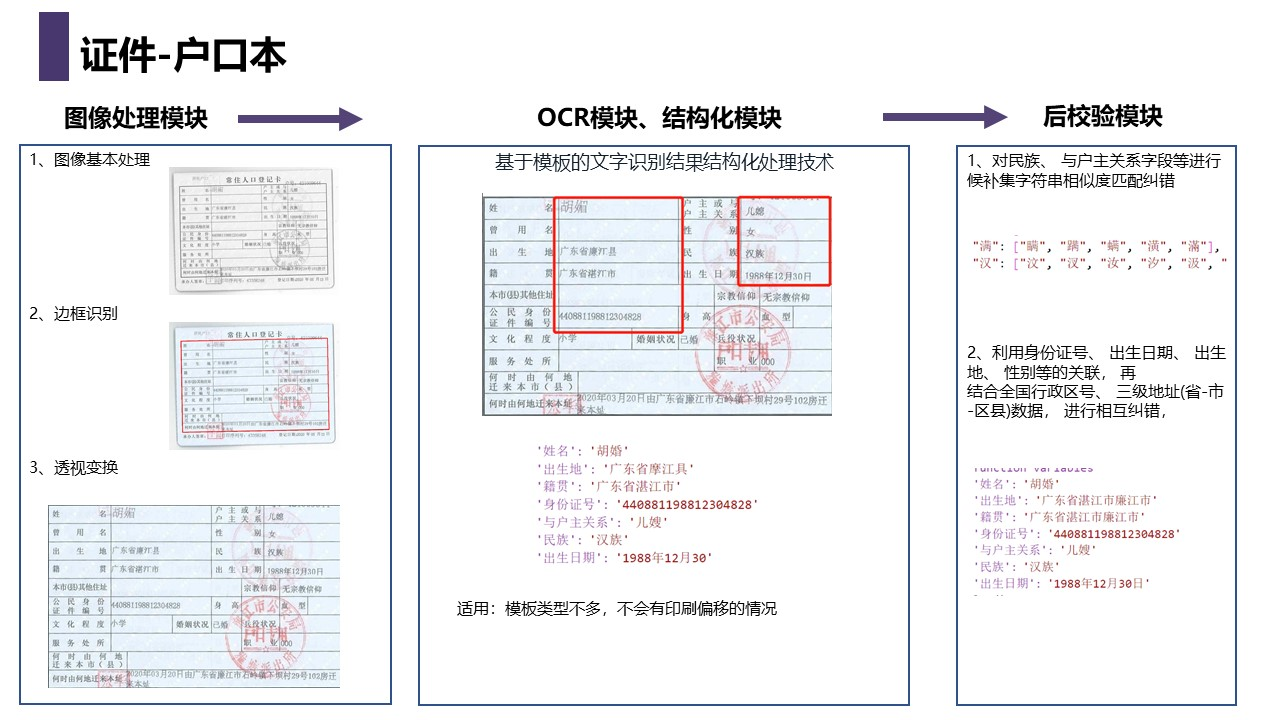
#> input picture img/幻灯片1.JPG, 1280 x 720 px
$ python -i utils.py   (imports and definitions only)   (older library calls are emulated)
#> lines starting #> are read from the running program, lines starting #| are printed output that depends on the picture; after the words box and inside, x2 and y2 are one past the last pixel; in counts of white or black regions, pixels touching at a corner belong together
#> further down, picture is the input picture: shape (720, 1280, 3); mean B, G, R 242.1, 240.2, 239.7
import pyzbar.pyzbar as pyzbar
import requests
import json
import cv2
import base64
import numpy as np
from data_correction.fix_birthday import fix_birthday
from data_correction.fix_birthplace import fix_birthplace
from data_correction.fix_idnum import fix_idnum


# [81 lines left out: functions cv_show, request_ocr, find_qr_location, parse_qr, not called in this run]

def order_points(pts):
    # 一共4个坐标点
    rect = np.zeros((4, 2), dtype = "float32")

    # 按顺序找到对应坐标0123分别是 左上，右上，右下，左下
    # 计算左上，右下
    s = pts.sum(axis = 1)
    rect[0] = pts[np.argmin(s)]
    rect[2] = pts[np.argmax(s)]

    # 计算右上和左下
    diff = np.diff(pts, axis = 1)
    rect[1] = pts[np.argmin(diff)]
    rect[3] = pts[np.argmax(diff)]

    return rect

def four_point_transform(img, pts):
    # 获取输入坐标点
    rect = order_points(pts)
    (tl, tr, br, bl) = rect

    # [10 lines of commented-out code are left out]
    dst = np.array([
        [0, 0],
        [800, 0],
        [800, 500],
        [0, 500]], dtype = "float32")

    # 计算变换矩阵
    M = cv2.getPerspectiveTransform(rect, dst)
    warped = cv2.warpPerspective(img, M, (800, 500))

    # 返回变换后结果
    return warped

def identify_outer_borders(img):
    # 灰度
    gray = cv2.cvtColor(img, cv2.COLOR_BGR2GRAY)
    # cv_show('gray', gray)

    # 二值
    binary = cv2.threshold(gray, 200, 255, cv2.THRESH_BINARY_INV)[1]
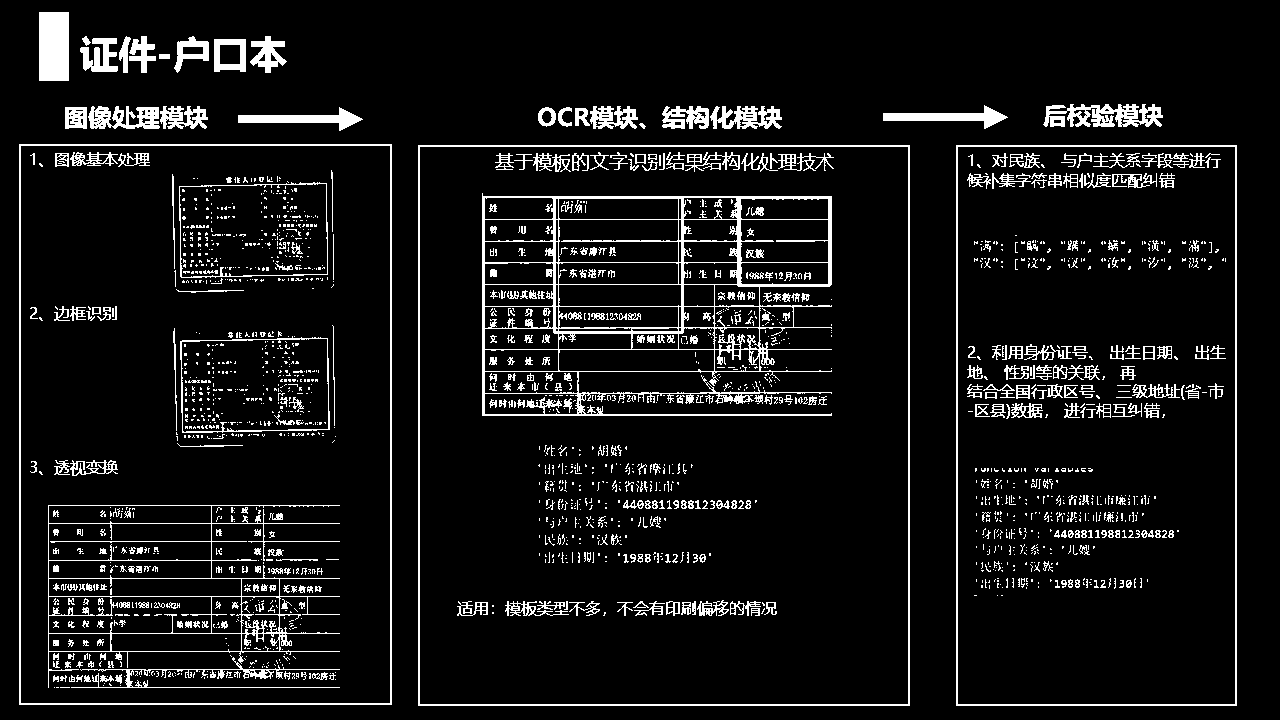
#> binary: shape (720, 1280); 8% white in thin lines or dots
    # cv_show('binary', binary)

    rows, cols = binary.shape
    scale = 44
    # 识别横线
    kernel = cv2.getStructuringElement(cv2.MORPH_RECT, (cols//scale, 1))
    eroded = cv2.erode(binary, kernel, iterations=1)
#> eroded: shape (720, 1280); 1.5% white in thin lines or dots, all inside (x1, y1, x2, y2) = (33, 12, 1223, 706)
    #cv2.imshow("Eroded Image",eroded)
    dilatedcol = cv2.dilate(eroded, kernel, iterations=1)
#> dilatedcol: shape (720, 1280); 2.1% white; 60 white regions, largest, box (x1, y1, x2, y2) and area: (39, 12, 69, 81) 2070, (418, 145, 910, 147) 984, (418, 704, 910, 706) 984
    # cv_show("表格横线展示：", dilatedcol)

    # 识别竖线
    scale = 44
    kernel = cv2.getStructuringElement(cv2.MORPH_RECT,(1,rows//scale))
    eroded = cv2.erode(binary,kernel,iterations = 1)
#> eroded: shape (720, 1280); 1.4% white; 122 white regions (61 under 20 px), largest, box (x1, y1, x2, y2) and area: (39, 20, 69, 74) 1620, (19, 152, 21, 698) 1092, (390, 152, 392, 698) 1092
    dilatedrow = cv2.dilate(eroded,kernel,iterations = 1)
#> dilatedrow: shape (720, 1280); 1.9% white; 117 white regions (23 under 20 px), largest, box (x1, y1, x2, y2) and area: (39, 13, 69, 82) 2070, (19, 145, 21, 706) 1122, (390, 145, 392, 706) 1122
    # cv_show("表格竖线展示：", dilatedrow)

    # 标识交点
    bitwiseAnd = cv2.bitwise_and(dilatedcol,dilatedrow)
#> bitwiseAnd: shape (720, 1280); 0.3% white; 145 white regions (133 under 20 px), largest, box (x1, y1, x2, y2) and area: (39, 13, 69, 81) 2040, (984, 113, 993, 121) 72, (339, 115, 348, 123) 72
    # cv_show("表格交点展示：",bitwiseAnd)

    # 标识表格
    merge = cv2.add(dilatedcol,dilatedrow)
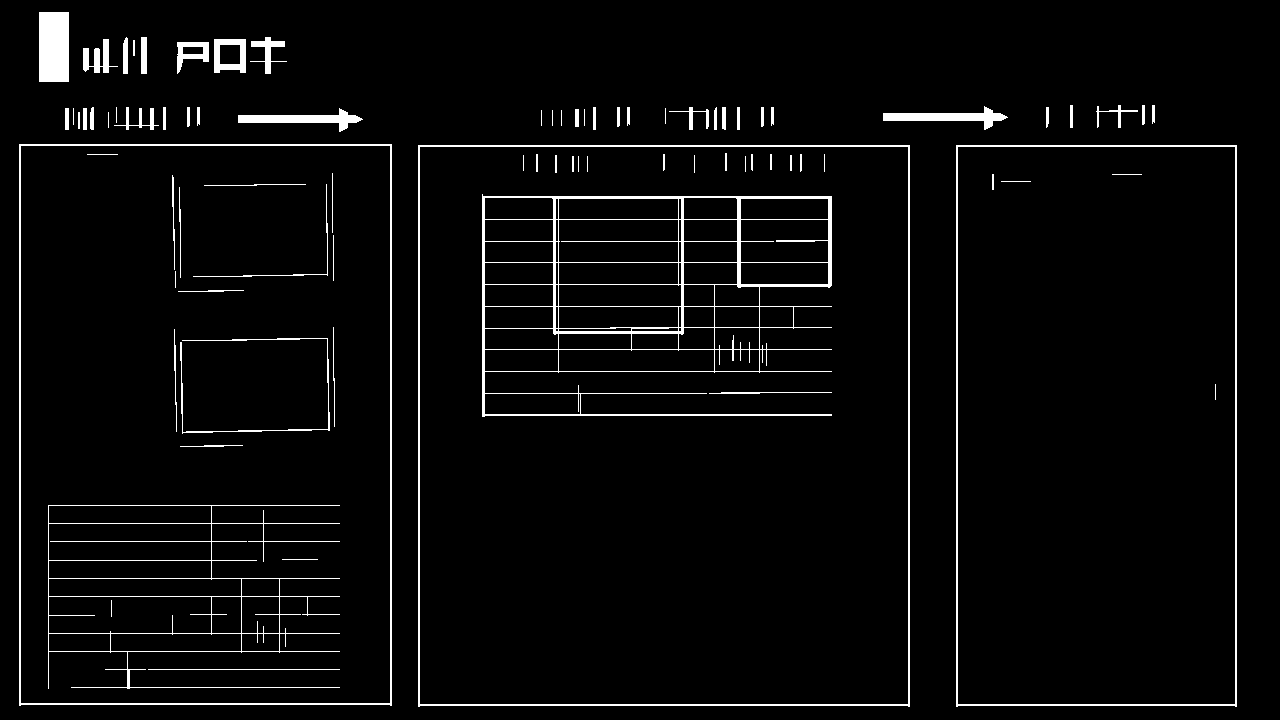
#> merge: shape (720, 1280); 3.7% white; 82 white regions (17 under 20 px)
    # cv_show("表格整体展示：",merge)

    # #两张图片进行减法运算，去掉表格框线
    # merge2 = cv2.subtract(binary,merge)
    # cv_show("图片去掉表格框线展示：",merge2)

    # 寻找轮廓
    _, cnts, hierarchy =  cv2.findContours(merge.copy(), cv2.RETR_LIST, cv2.CHAIN_APPROX_SIMPLE)
#> cnts = 145 contours, 42 with area under 20; largest, box (x1, y1, x2, y2) and area: (418, 145, 910, 707) 274963, (419, 146, 909, 705) 272860, (19, 144, 392, 706) 208323, (20, 145, 391, 704) 206458, (956, 145, 1237, 707) 156803
    edges =  cv2.drawContours(img.copy(), cnts, -1, (0,255,0), 1)
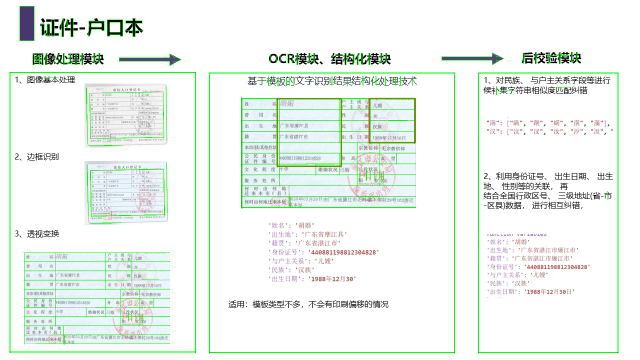
#> edges: shape (720, 1280, 3) (shown at 1/2 size); mean B, G, R 238.2, 244.4, 236.4
    # cv_show('edges', edges)

    # 定位外轮廓
    cnts = sorted(cnts, key=cv2.contourArea, reverse=True)[:10]
#> cnts = 10 contours; largest, box (x1, y1, x2, y2) and area: (418, 145, 910, 707) 274963, (419, 146, 909, 705) 272860, (19, 144, 392, 706) 208323, (20, 145, 391, 704) 206458, (956, 145, 1237, 707) 156803
    for c in cnts:
        # 计算轮廓近似
        peri = cv2.arcLength(c, True)
        # C表示输入的点集
        # epsilon表示从原始轮廓到近似轮廓的最大距离，它是一个准确度参数
        # True表示封闭的
        approx = cv2.approxPolyDP(c, 0.02 * peri, True)
        # 4个点的时候就拿出来
        if len(approx) == 4:
            if sum(approx[0].flatten()) < 20:
                continue
            screenCnt = approx
            break
#> this loop made 1 pass
#> (peri, screenCnt) on pass 1: (2104.8, [[418, 145], [418, 706], [909, 706], [909, 145]])

    edge = cv2.drawContours(img.copy(), [screenCnt], -1, (0, 0, 255), 2)
    # cv_show('edge', edge)

    warped = four_point_transform(img, screenCnt.squeeze())  # 关键一步
#> in order_points, `s = pts.sum(axis = 1)`: s = [563, 1124, 1615, 1054]
#> in order_points, `diff = np.diff(pts, axis = 1)`: diff = [-273, 288, -203, -764]
#> in four_point_transform, `rect = order_points(pts)`: rect = [[418, 145], [909, 145], [909, 706], [418, 706]]
#> in four_point_transform, `(tl, tr, br, bl) = rect`: tl = [418, 145]; tr = [909, 145]; br = [909, 706]; bl = [418, 706]
#> in four_point_transform, `M = cv2.getPerspectiveTransform(rect, dst)`: M = [[1.63, -6.51e-17, -681.1], [-3.13e-17, 0.891, -129.2], [1.45e-19, -1.27e-19, 1]]
#> in four_point_transform, `warped = cv2.warpPerspective(img, M, (800, 500))`:
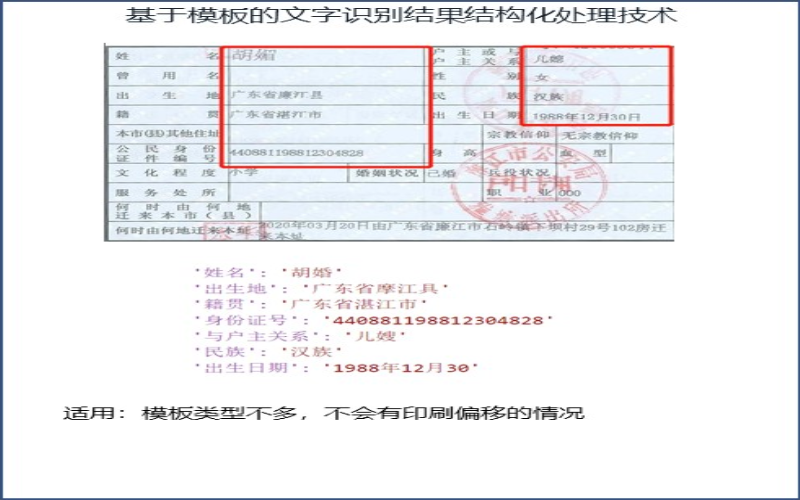
#> warped: shape (500, 800, 3); mean B, G, R 241.5, 239.1, 239
    # cv_show('test', warped)

    return warped

# [22 lines left out: functions transform_Coordinate, post_processing, not called in this run]

>>> import cv2
>>> picture = cv2.imread('../img/幻灯片1.JPG')
>>> result = identify_outer_borders(picture)

$ run again, on img/幻灯片2.JPG
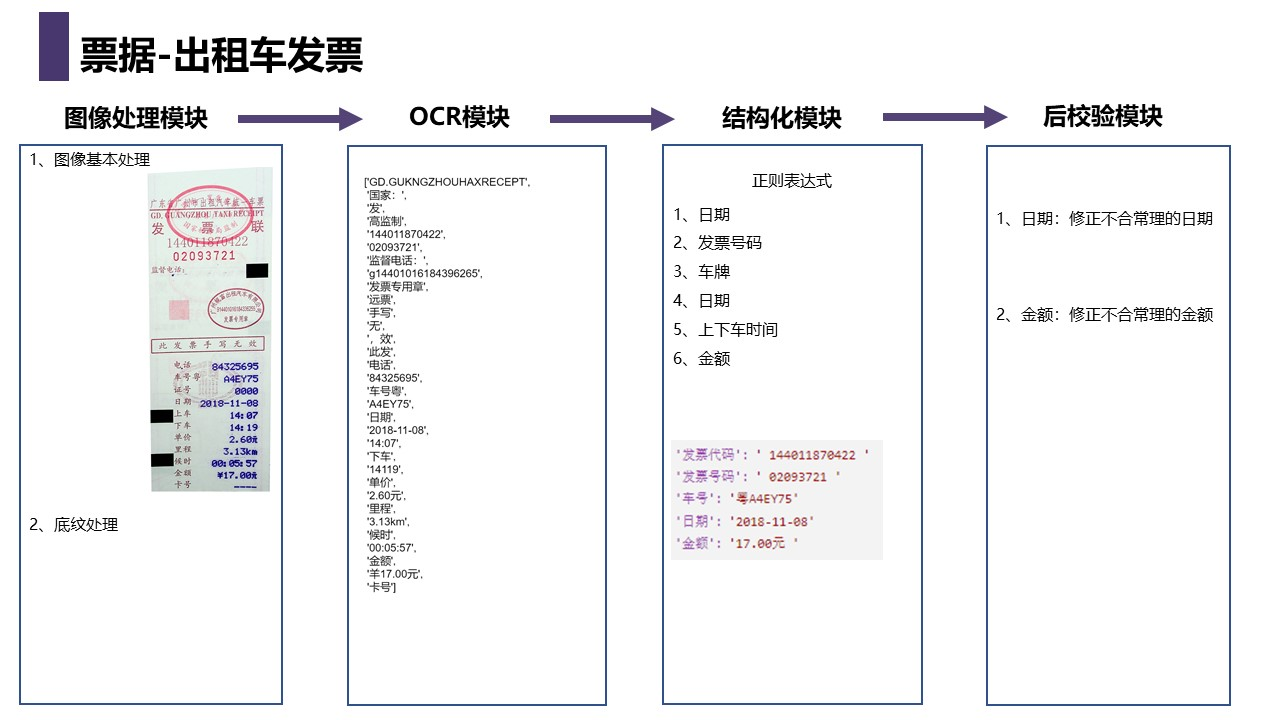
#> input picture img/幻灯片2.JPG, 1280 x 720 px
#> picture is the input picture: shape (720, 1280, 3); mean B, G, R 244, 243.2, 242.9
#> in identify_outer_borders, `binary = cv2.threshold(gray, 200, 255, cv2.THRESH_BINARY_INV)[1]`:
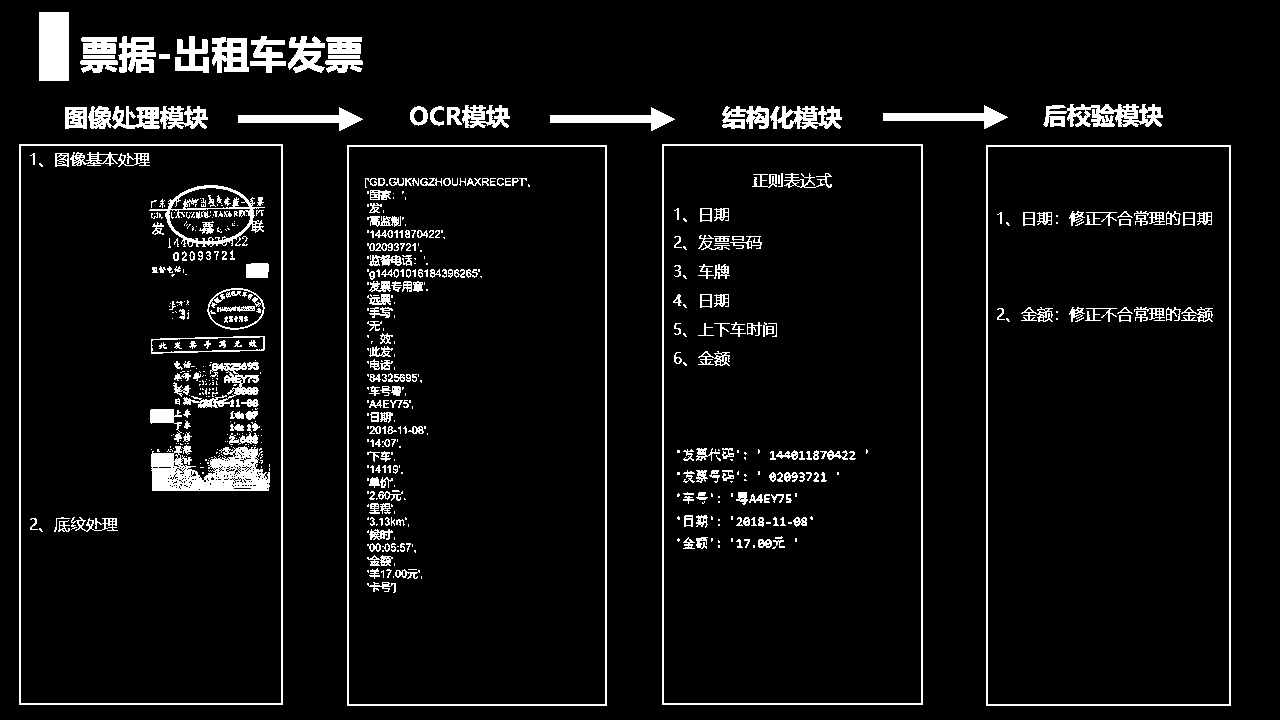
#> binary: shape (720, 1280); 6.1% white; 619 white regions (332 under 20 px), largest, box (x1, y1, x2, y2) and area: (151, 446, 270, 491) 3468, (19, 144, 283, 705) 3284, (662, 144, 923, 705) 3272
#> dilatedcol: shape (720, 1280); 1.5% white; 52 white regions, largest, box (x1, y1, x2, y2) and area: (39, 12, 69, 81) 2070, (883, 113, 1008, 121) 972, (238, 115, 363, 123) 972
#> dilatedrow: shape (720, 1280); 1.8% white; 85 white regions (17 under 20 px), largest, box (x1, y1, x2, y2) and area: (39, 13, 69, 82) 2070, (19, 145, 21, 706) 1122, (281, 145, 283, 706) 1122
#> bitwiseAnd: shape (720, 1280); 0.36% white; 113 white regions (84 under 20 px), largest, box (x1, y1, x2, y2) and area: (39, 13, 69, 81) 2040, (984, 113, 993, 121) 72, (339, 115, 348, 123) 72
#> merge: shape (720, 1280); 3% white; 58 white regions (7 under 20 px)
#> in identify_outer_borders, `_, cnts, hierarchy =  cv2.findContours(merge.copy(), cv2.RETR_LIST, cv..`: cnts = 99 contours, 37 with area under 20; largest, box (x1, y1, x2, y2) and area: (19, 144, 283, 706) 147283, (20, 145, 282, 704) 145636, (662, 144, 923, 706) 145603, (347, 145, 607, 707) 145043, (663, 145, 922, 704) 143962
#> in identify_outer_borders, `cnts = sorted(cnts, key=cv2.contourArea, reverse=True)[:10]`: cnts = 10 contours; largest, box (x1, y1, x2, y2) and area: (19, 144, 283, 706) 147283, (20, 145, 282, 704) 145636, (662, 144, 923, 706) 145603, (347, 145, 607, 707) 145043, (663, 145, 922, 704) 143962
#> the loop in identify_outer_borders, `for c in cnts:` made 1 pass
#> (peri, screenCnt) on pass 1: (1648.8, [[19, 144], [19, 705], [282, 705], [282, 144]])
#> s = [163, 724, 987, 426]
#> diff = [125, 686, 423, -138]
#> rect = [[19, 144], [282, 144], [282, 705], [19, 705]]
#> tl = [19, 144]; tr = [282, 144]; br = [282, 705]; bl = [19, 705]
#> M = [[3.04, -7.69e-19, -57.79], [0, 0.891, -128.3], [-4.32e-19, 1.75e-36, 1]]
#> in four_point_transform, `warped = cv2.warpPerspective(img, M, (800, 500))`:
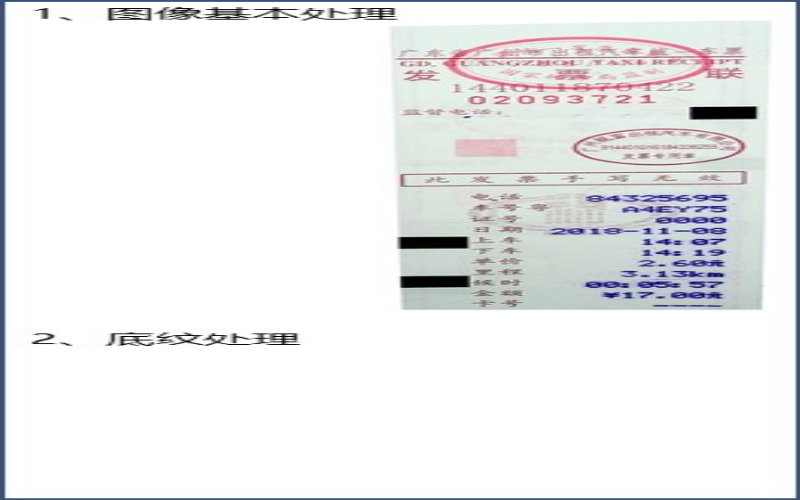
#> warped: shape (500, 800, 3); mean B, G, R 237.2, 236.5, 235.8
